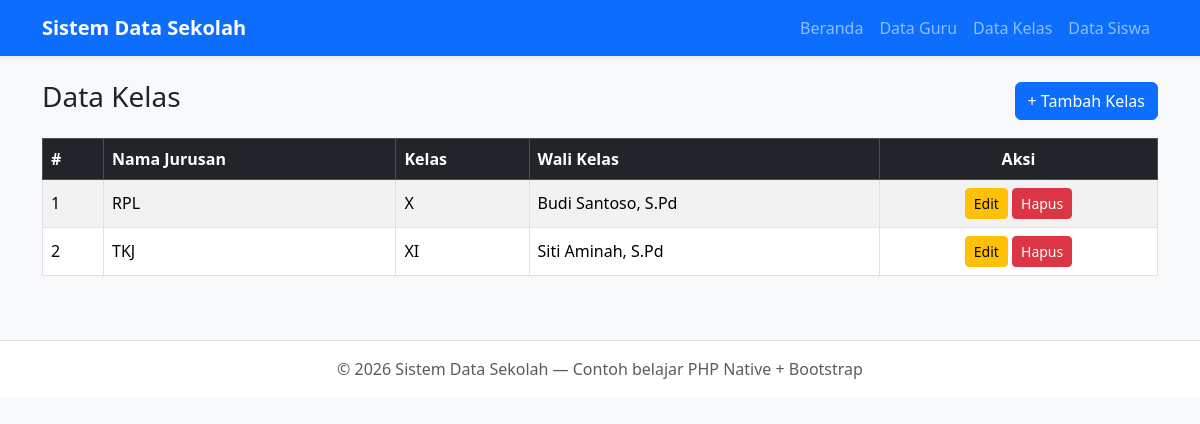
The app's page /kelas with its own data.
### tables this page shows
CREATE TABLE IF NOT EXISTS kelas (
    id INT AUTO_INCREMENT PRIMARY KEY,
    nama_jurusan VARCHAR(50) NOT NULL,
    kelas VARCHAR(10) NOT NULL,
    wali_kelas_id INT NULL,
    created_at TIMESTAMP DEFAULT CURRENT_TIMESTAMP,
    FOREIGN KEY (wali_kelas_id) REFERENCES guru(id) ON DELETE SET NULL
);

CREATE TABLE IF NOT EXISTS guru (
    id INT AUTO_INCREMENT PRIMARY KEY,
    nip VARCHAR(30) NOT NULL,
    nama_guru VARCHAR(100) NOT NULL,
    jenis_kelamin ENUM('Laki-laki', 'Perempuan') NOT NULL,
    alamat TEXT,
    no_hp VARCHAR(20),
    created_at TIMESTAMP DEFAULT CURRENT_TIMESTAMP
);

### controllers/KelasController.php (called while the page is built, shortened)
<?php
require_once __DIR__ . '/../models/Kelas.php';
class KelasController
{
    private Kelas $kelasModel;
    public function __construct()
    {
        $this->kelasModel = new Kelas();
    }
    public function index()
    {
        $data['title'] = 'Data Kelas';
        $data['kelas'] = $this->kelasModel->getAll();
        require __DIR__ . '/../views/layouts/header.php';
        require __DIR__ . '/../views/kelas/index.php';
        require __DIR__ . '/../views/layouts/footer.php';
    }
}

### index.php (called while the page is built, shortened)
<?php
require_once __DIR__ . '/core/Router.php';
$router = new Router();
$method = $_SERVER['REQUEST_METHOD'];
$uri    = $_SERVER['REQUEST_URI'];
$router->dispatch($method, $uri);

### models/Kelas.php (called while the page is built, shortened)
<?php
class Kelas
{
    private PDO $db;
    public function __construct()
    {
        global $pdo;
        $this->db = $pdo;
    }
    public function getAll(): array
    {
        $stmt = $this->db->query(
            "SELECT kelas.*, guru.nama_guru AS wali_kelas
             FROM kelas
             LEFT JOIN guru ON kelas.wali_kelas_id = guru.id
             ORDER BY kelas.nama_jurusan ASC, kelas.kelas ASC"
        );
        return $stmt->fetchAll();
    }
}

### views/kelas/index.php (the view)
<div class="d-flex justify-content-between align-items-center mb-3">
    <h3>Data Kelas</h3>
    <a href="<?= BASE_URL ?>kelas/create" class="btn btn-primary">+ Tambah Kelas</a>
</div>
<?php if (empty($data['kelas'])): ?>
    <div class="alert alert-info">Belum ada data kelas. Silakan tambah data baru.</div>
<?php else: ?>
    <div class="table-responsive">
        <table class="table table-bordered table-striped bg-white align-middle">
            <thead class="table-dark">
                <tr>
                    <th>#</th>
                    <th>Nama Jurusan</th>
                    <th>Kelas</th>
                    <th>Wali Kelas</th>
                    <th class="text-center">Aksi</th>
                </tr>
            </thead>
            <tbody>
                <?php foreach ($data['kelas'] as $i => $k): ?>
                    <tr>
                        <td><?= $i + 1 ?></td>
                        <td><?= htmlspecialchars($k['nama_jurusan']) ?></td>
                        <td><?= htmlspecialchars($k['kelas']) ?></td>
                        <td><?= $k['wali_kelas'] ? htmlspecialchars($k['wali_kelas']) : '<span class="text-muted">-</span>' ?></td>
                        <td class="text-center">
                            <a href="<?= BASE_URL ?>kelas/edit/<?= $k['id'] ?>" class="btn btn-sm btn-warning">Edit</a>
                            <a href="<?= BASE_URL ?>kelas/delete/<?= $k['id'] ?>" class="btn btn-sm btn-danger"
                                onclick="return confirm('Yakin ingin menghapus data kelas ini?')">Hapus</a>
                        </td>
                    </tr>
                <?php endforeach; ?>
            </tbody>
        </table>
    </div>
<?php endif; ?>

### core/Router.php (shortened to what this page needs)
<?php
class Router
{
    protected array $routes = [
        'GET'  => [],
        'POST' => [],
    ];
    public function get(string $uri, array $action): void
    {
        $this->routes['GET'][$this->normalize($uri)] = $action;
    }
    public function post(string $uri, array $action): void
    {
        $this->routes['POST'][$this->normalize($uri)] = $action;
    }
    protected function normalize(string $uri): string
    {
        $uri = '/' . trim($uri, '/');
        return $uri;
    }
    public function dispatch(string $method, string $requestUri): void
    {
        $path = parse_url($requestUri, PHP_URL_PATH);
        $path = $this->normalize($path);
        $routesForMethod = $this->routes[$method] ?? [];
        foreach ($routesForMethod as $pattern => $action) {
            $regex = preg_replace('#\{[a-zA-Z_]+\}#', '([^/]+)', $pattern);
            $regex = '#^' . $regex . '$#';
            if (preg_match($regex, $path, $matches)) {
                array_shift($matches);
                [$controllerName, $methodName] = $action;
                $this->callController($controllerName, $methodName, $matches);
                return;
            }
        }
    }
    protected function callController(string $controllerName, string $methodName, array $params): void
    {
        $controller = new $controllerName();
        call_user_func_array([$controller, $methodName], $params);
    }
}

### records on screen
kelas: nama_jurusan "RPL", kelas "X", wali_kelas.nama_guru "Budi Santoso, S.Pd"
kelas: nama_jurusan "TKJ", kelas "XI", wali_kelas.nama_guru "Siti Aminah, S.Pd"
